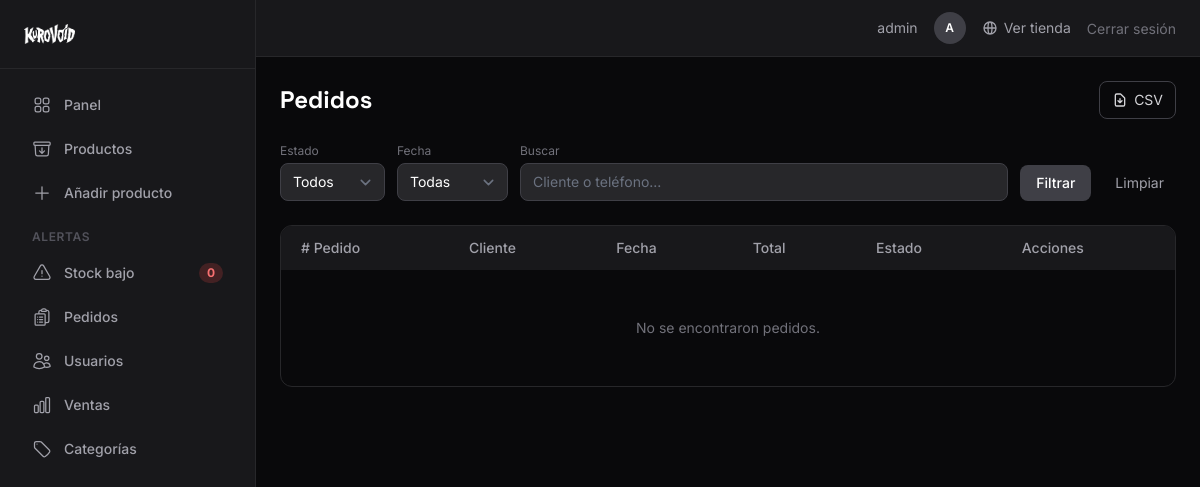
The app's page /dashboard/pedidos/ (signed in), older data.
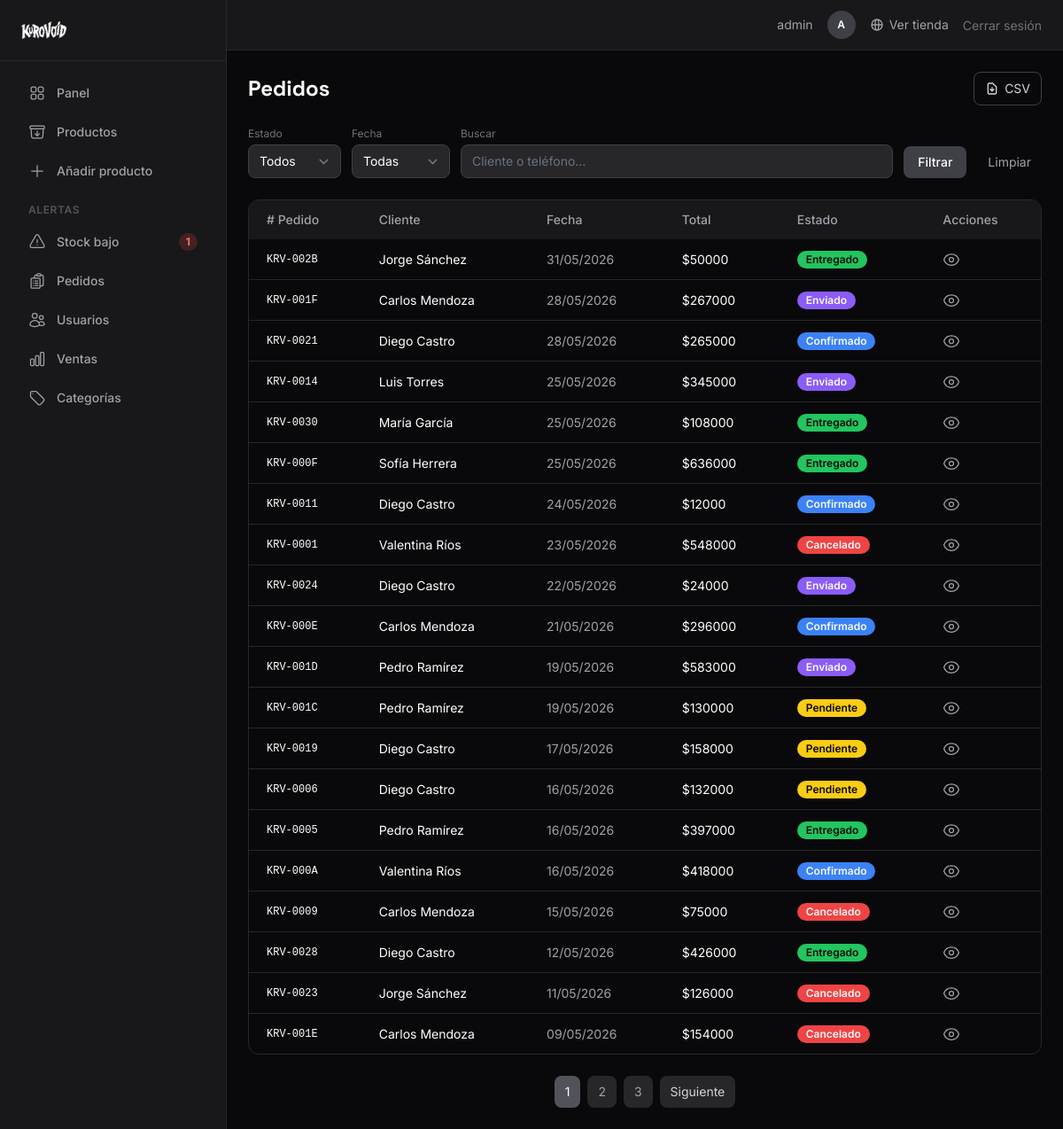
The same page, newer data.
### apps/orders/models.py (models this page shows, shortened)
class Pedido(models.Model):
    ESTADO_CHOICES = [
        ("pendiente", "Pendiente"),
        ("confirmado", "Confirmado"),
        ("enviado", "Enviado"),
        ("entregado", "Entregado"),
        ("cancelado", "Cancelado"),
    ]
    usuario = models.ForeignKey(
        settings.AUTH_USER_MODEL, on_delete=models.SET_NULL, null=True, blank=True
    )
    nombre_cliente = models.CharField(max_length=200, blank=True)
    telefono = models.CharField(max_length=20, blank=True)
    direccion_envio = models.TextField(blank=True)
    creado_en = models.DateTimeField(auto_now_add=True)
    actualizado_en = models.DateTimeField(auto_now=True)
    estado = models.CharField(max_length=20, choices=ESTADO_CHOICES, default="pendiente")
    total = models.DecimalField(max_digits=12, decimal_places=2, default=0)
    numero_guia = models.CharField(max_length=100, blank=True)
    class Meta:
        ordering = ["-creado_en"]
    def numero_pedido(self):
        h = hex(self.id)[2:].upper().zfill(4)
        return f"KRV-{h}"

### apps/dashboard/views.py (the view)
# urls.py: path("pedidos/", views.OrderListView.as_view(), name="pedido_list"),
@method_decorator(decorators, name="dispatch")
class OrderListView(ListView):
    model = Pedido
    template_name = "dashboard/pedido_list.html"
    context_object_name = "pedidos"
    paginate_by = 20
    def get_queryset(self):
        qs = Pedido.objects.select_related("usuario").prefetch_related("items__producto")
        estado = self.request.GET.get("estado")
        fecha = self.request.GET.get("fecha")
        q = self.request.GET.get("q")
        if estado:
            qs = qs.filter(estado=estado)
        hoy = date.today()
        if fecha == "hoy":
            qs = qs.filter(creado_en__date=hoy)
        elif fecha == "semana":
            inicio_semana = hoy - timedelta(days=hoy.weekday())
            qs = qs.filter(creado_en__date__gte=inicio_semana)
        elif fecha == "mes":
            inicio_mes = hoy.replace(day=1)
            qs = qs.filter(creado_en__date__gte=inicio_mes)
        if q:
            qs = qs.filter(
                Q(nombre_cliente__icontains=q)
                | Q(telefono__icontains=q)
            )
        return qs
    def get_context_data(self, **kwargs):
        context = super().get_context_data(**kwargs)
        context["ESTADOS"] = Pedido.ESTADO_CHOICES
        context["selected_estado"] = self.request.GET.get("estado", "")
        context["selected_fecha"] = self.request.GET.get("fecha", "")
        context["selected_q"] = self.request.GET.get("q", "")
        return context

### apps/dashboard/context_processors.py (called while the page is built)
def dashboard_sidebar(request):
    if request.user.is_authenticated and request.user.is_staff:
        return {
            "low_stock_count": Product.objects.filter(stock__lte=3).count()
        }
    return {}

### templates/dashboard/pedido_list.html (shortened to what this page needs)
{% extends "dashboard/base_dashboard.html" %}
{% load static %}
{% block content %}
<div class="space-y-6">
    <div class="flex items-center justify-between">
        <h1 class="font-['Space_Grotesk'] text-2xl font-bold">Pedidos</h1>
        <a href="{% url 'dashboard:export_pedidos' %}{% if request.GET.estado %}?estado={{ request.GET.estado }}{% endif %}" class="px-3 py-2 border border-zinc-700 text-zinc-300 rounded-lg text-sm hover:bg-zinc-800 transition-colors inline-flex items-center gap-1.5">
            <svg class="w-4 h-4" fill="none" stroke="currentColor" viewBox="0 0 24 24">
                <path stroke-linecap="round" stroke-linejoin="round" stroke-width="2" d="M12 10v6m0 0l-3-3m3 3l3-3m2 8H7a2 2 0 01-2-2V5a2 2 0 012-2h5.586a1 1 0 01.707.293l5.414 5.414a1 1 0 01.293.707V19a2 2 0 01-2 2z"/>
            </svg>
            CSV
        </a>
    </div>
    <form method="get" class="flex flex-wrap items-end gap-3">
        <div>
            <label class="block text-xs text-zinc-500 mb-1">Estado</label>
            <select name="estado" class="bg-zinc-800 border border-zinc-700 text-white text-sm rounded-lg px-3 py-2">
                <option value="">Todos</option>
            </select>
        </div>
        <div>
            <label class="block text-xs text-zinc-500 mb-1">Fecha</label>
            <select name="fecha" class="bg-zinc-800 border border-zinc-700 text-white text-sm rounded-lg px-3 py-2">
                <option value="">Todas</option>
            </select>
        </div>
        <div class="flex-1 min-w-[200px]">
            <label class="block text-xs text-zinc-500 mb-1">Buscar</label>
            <input type="text" name="q" value="{{ selected_q }}" placeholder="Cliente o teléfono..." class="w-full bg-zinc-800 border border-zinc-700 text-white text-sm rounded-lg px-3 py-2">
        </div>
        <button type="submit" class="bg-zinc-700 hover:bg-zinc-600 text-white text-sm font-medium px-4 py-2 rounded-lg transition-colors">Filtrar</button>
        <a href="{% url 'dashboard:pedido_list' %}" class="text-zinc-400 hover:text-zinc-200 text-sm px-3 py-2 transition-colors">Limpiar</a>
    </form>
    <div class="overflow-x-auto rounded-xl border border-zinc-800">
        <table class="w-full text-sm">
            <thead>
                <tr class="bg-zinc-900 text-zinc-400 text-left">
                        <th class="px-5 py-3 font-medium"># Pedido</th>
                        <th class="px-5 py-3 font-medium">Cliente</th>
                        <th class="px-5 py-3 font-medium">Fecha</th>
                        <th class="px-5 py-3 font-medium">Total</th>
                        <th class="px-5 py-3 font-medium">Estado</th>
                        <th class="px-5 py-3 font-medium">Acciones</th>
                </tr>
            </thead>
            <tbody class="divide-y divide-zinc-800">
                {% for pedido in pedidos %}
                <tr class="hover:bg-zinc-800/50 transition-colors">
                    <td class="px-5 py-3 font-mono text-xs">{{ pedido.numero_pedido }}</td>
                    <td class="px-5 py-3">{% firstof pedido.nombre_cliente pedido.usuario.username "—" %}</td>
                    <td class="px-5 py-3 text-zinc-400">{{ pedido.creado_en|date:"d/m/Y" }}</td>
                    <td class="px-5 py-3">${{ pedido.total|floatformat:0 }}</td>
                    <td class="px-5 py-3">
                        <span class="inline-block text-xs font-semibold px-2.5 py-0.5 rounded-full badge-{{ pedido.estado }}">{{ pedido.get_estado_display }}</span>
                    </td>
                    <td class="px-5 py-3">
                        <a href="{% url 'dashboard:pedido_detail' pedido.id %}" class="text-zinc-400 hover:text-white transition-colors" title="Ver detalle">
                        </a>
                    </td>
                </tr>
                {% empty %}
                <tr>
                    <td colspan="6" class="px-5 py-12 text-center text-zinc-500">No se encontraron pedidos.</td>
                </tr>
                {% endfor %}
            </tbody>
        </table>
    </div>
    {% if page_obj.has_other_pages %}
    <div class="flex items-center justify-center gap-2">
        {% for num in page_obj.paginator.page_range %}
        <a href="?page={{ num }}" class="px-3 py-2 text-sm rounded-lg {% if page_obj.number == num %}bg-zinc-600 text-white{% else %}bg-zinc-800 text-zinc-400 hover:bg-zinc-700{% endif %} transition-colors">{{ num }}</a>
        {% endfor %}
        {% if page_obj.has_next %}
        <a href="?page={{ page_obj.next_page_number }}" class="px-3 py-2 text-sm rounded-lg bg-zinc-800 hover:bg-zinc-700 text-zinc-300 transition-colors">Siguiente</a>
        {% endif %}
    </div>
    {% endif %}
</div>
{% endblock %}

### templates/dashboard/base_dashboard.html (shortened to what this page needs)
{% load static %}
<!DOCTYPE html>
<html lang="es" class="bg-zinc-950">
<head>
    <link rel="stylesheet" href="{% static 'css/output.css' %}">
</head>
<body class="bg-zinc-950 text-white min-h-screen font-['Inter']">
    <div class="flex min-h-screen">
        <aside class="w-64 bg-zinc-900 border-r border-zinc-800 flex flex-col shrink-0">
            <div class="p-6 border-b border-zinc-800">
                <a href="{% url 'dashboard:home' %}">
                    <img src="{% static 'img/tipografia_kurovoid_negativa.png' %}" alt="KUROVOID" class="h-5 w-auto">
                </a>
            </div>
            <nav class="flex-1 p-4 space-y-1">
                <a href="{% url 'dashboard:home' %}" class="flex items-center gap-3 px-4 py-2.5 rounded-lg text-sm font-medium text-zinc-400 hover:text-white hover:bg-zinc-800 transition-colors">
                    Panel
                </a>
                <a href="{% url 'dashboard:product_list' %}" class="flex items-center gap-3 px-4 py-2.5 rounded-lg text-sm font-medium text-zinc-400 hover:text-white hover:bg-zinc-800 transition-colors">
                    Productos
                </a>
                <a href="{% url 'dashboard:product_create' %}" class="flex items-center gap-3 px-4 py-2.5 rounded-lg text-sm font-medium text-zinc-400 hover:text-white hover:bg-zinc-800 transition-colors">
                    <svg xmlns="http://www.w3.org/2000/svg" class="h-5 w-5" fill="none" viewBox="0 0 24 24" stroke="currentColor" stroke-width="1.5">
                        <path stroke-linecap="round" stroke-linejoin="round" d="M12 4.5v15m7.5-7.5h-15" />
                    </svg>
                    Añadir producto
                </a>
                <div class="pt-3 pb-1">
                    <p class="px-4 text-xs font-semibold uppercase tracking-wider text-zinc-600">Alertas</p>
                </div>
                <a href="{% url 'dashboard:alertas' %}" class="flex items-center justify-between gap-3 px-4 py-2.5 rounded-lg text-sm font-medium text-zinc-400 hover:text-white hover:bg-zinc-800 transition-colors group">
                    <div class="flex items-center gap-3">
                        Stock bajo
                    </div>
                    <span class="px-2 py-0.5 rounded-full text-xs font-bold bg-red-500/20 text-red-400 group-hover:bg-red-500/30 transition-colors" id="sidebar-alertas-count">{{ low_stock_count|default:"0" }}</span>
                </a>
                <a href="{% url 'dashboard:pedido_list' %}" class="flex items-center gap-3 px-4 py-2.5 rounded-lg text-sm font-medium text-zinc-400 hover:text-white hover:bg-zinc-800 transition-colors">
                    Pedidos
                </a>
                <a href="{% url 'dashboard:usuario_list' %}" class="flex items-center gap-3 px-4 py-2.5 rounded-lg text-sm font-medium text-zinc-400 hover:text-white hover:bg-zinc-800 transition-colors">
                    Usuarios
                </a>
                <a href="{% url 'dashboard:ventas' %}" class="flex items-center gap-3 px-4 py-2.5 rounded-lg text-sm font-medium text-zinc-400 hover:text-white hover:bg-zinc-800 transition-colors">
                    Ventas
                </a>
                <a href="{% url 'dashboard:categoria_list' %}" class="flex items-center gap-3 px-4 py-2.5 rounded-lg text-sm font-medium text-zinc-400 hover:text-white hover:bg-zinc-800 transition-colors">
                    Categorías
                </a>
            </nav>
        </aside>
        <div class="flex-1 flex flex-col min-w-0">
            <header class="bg-zinc-900 border-b border-zinc-800 px-6 py-3 flex items-center justify-end gap-4">
                <span class="text-sm text-zinc-400">{{ request.user.get_full_name|default:request.user.username }}</span>
                <div class="w-8 h-8 rounded-full bg-zinc-700 flex items-center justify-center text-xs font-semibold text-white">
                    {{ request.user.username|first|upper }}
                </div>
                <a href="{% url 'home' %}" target="_blank" class="text-sm text-zinc-400 hover:text-white transition-colors inline-flex items-center gap-1.5">
                    <svg class="w-4 h-4" fill="none" stroke="currentColor" viewBox="0 0 24 24">
                        <path stroke-linecap="round" stroke-linejoin="round" stroke-width="2" d="M21 12a9 9 0 01-9 9m9-9a9 9 0 00-9-9m9 9H3m9 9a9 9 0 01-9-9m9 9c1.657 0 3-4.03 3-9s-1.343-9-3-9m0 18c-1.657 0-3-4.03-3-9s1.343-9 3-9m-9 9a9 9 0 019-9"/>
                    </svg>
                    Ver tienda
                </a>
                <form method="post" action="{% url 'users:logout' %}">
                    <button type="submit" class="text-sm text-zinc-500 hover:text-zinc-300 transition-colors cursor-pointer bg-transparent border-none p-0">Cerrar sesión</button>
                </form>
            </header>
            <main class="flex-1 p-6 overflow-auto">
                {% block content %}{% endblock %}
            </main>
        </div>
    </div>
</body>
</html>

### templates/dashboard/pedido_list.html (style rules this page uses)
.badge-pendiente { background-color: #facc15; color: #09090b; }
.badge-confirmado { background-color: #3b82f6; color: #fafafa; }
.badge-enviado { background-color: #8b5cf6; color: #fafafa; }
.badge-entregado { background-color: #22c55e; color: #09090b; }
.badge-cancelado { background-color: #ef4444; color: #fafafa; }

Row changes from the older to the newer data that the page shows:
added Pedido: numero_pedido "KRV-002B", nombre_cliente "Jorge Sánchez", creado_en "31/05/2026", total "50000", estado "Entregado"
added Pedido: numero_pedido "KRV-001F", nombre_cliente "Carlos Mendoza", creado_en "28/05/2026", total "267000", estado "Enviado"
added Pedido: numero_pedido "KRV-0021", nombre_cliente "Diego Castro", creado_en "28/05/2026", total "265000", estado "Confirmado"
added Pedido: numero_pedido "KRV-0014", nombre_cliente "Luis Torres", creado_en "25/05/2026", total "345000", estado "Enviado"
added Pedido: numero_pedido "KRV-0030", nombre_cliente "María García", creado_en "25/05/2026", total "108000", estado "Entregado"
added Pedido: numero_pedido "KRV-000F", nombre_cliente "Sofía Herrera", creado_en "25/05/2026", total "636000", estado "Entregado"
added Pedido: numero_pedido "KRV-0011", nombre_cliente "Diego Castro", creado_en "24/05/2026", total "12000", estado "Confirmado"
added Pedido: numero_pedido "KRV-0001", nombre_cliente "Valentina Ríos", creado_en "23/05/2026", total "548000", estado "Cancelado"
added Pedido: numero_pedido "KRV-0024", nombre_cliente "Diego Castro", creado_en "22/05/2026", total "24000", estado "Enviado"
added Pedido: numero_pedido "KRV-000E", nombre_cliente "Carlos Mendoza", creado_en "21/05/2026", total "296000", estado "Confirmado"
added Pedido: numero_pedido "KRV-001D", nombre_cliente "Pedro Ramírez", creado_en "19/05/2026", total "583000", estado "Enviado"
added Pedido: numero_pedido "KRV-001C", nombre_cliente "Pedro Ramírez", creado_en "19/05/2026", total "130000", estado "Pendiente"
added Pedido: numero_pedido "KRV-0019", nombre_cliente "Diego Castro", creado_en "17/05/2026", total "158000", estado "Pendiente"
added Pedido: numero_pedido "KRV-0006", nombre_cliente "Diego Castro", creado_en "16/05/2026", total "132000", estado "Pendiente"
added Pedido: numero_pedido "KRV-0005", nombre_cliente "Pedro Ramírez", creado_en "16/05/2026", total "397000", estado "Entregado"
added Pedido: numero_pedido "KRV-000A", nombre_cliente "Valentina Ríos", creado_en "16/05/2026", total "418000", estado "Confirmado"
added Pedido: numero_pedido "KRV-0009", nombre_cliente "Carlos Mendoza", creado_en "15/05/2026", total "75000", estado "Cancelado"
added Pedido: numero_pedido "KRV-0028", nombre_cliente "Diego Castro", creado_en "12/05/2026", total "426000", estado "Entregado"
added Pedido: numero_pedido "KRV-0023", nombre_cliente "Jorge Sánchez", creado_en "11/05/2026", total "126000", estado "Cancelado"
added Pedido: numero_pedido "KRV-001E", nombre_cliente "Carlos Mendoza", creado_en "09/05/2026", total "154000", estado "Cancelado"
Text that changed along with them:
{{ low_stock_count|default:"0" }}: "0" → "1"
new list line: "1"
new list line: "2"
new list line: "3"
text no longer shown: "No se encontraron pedidos."
text now shown: "Siguiente"
